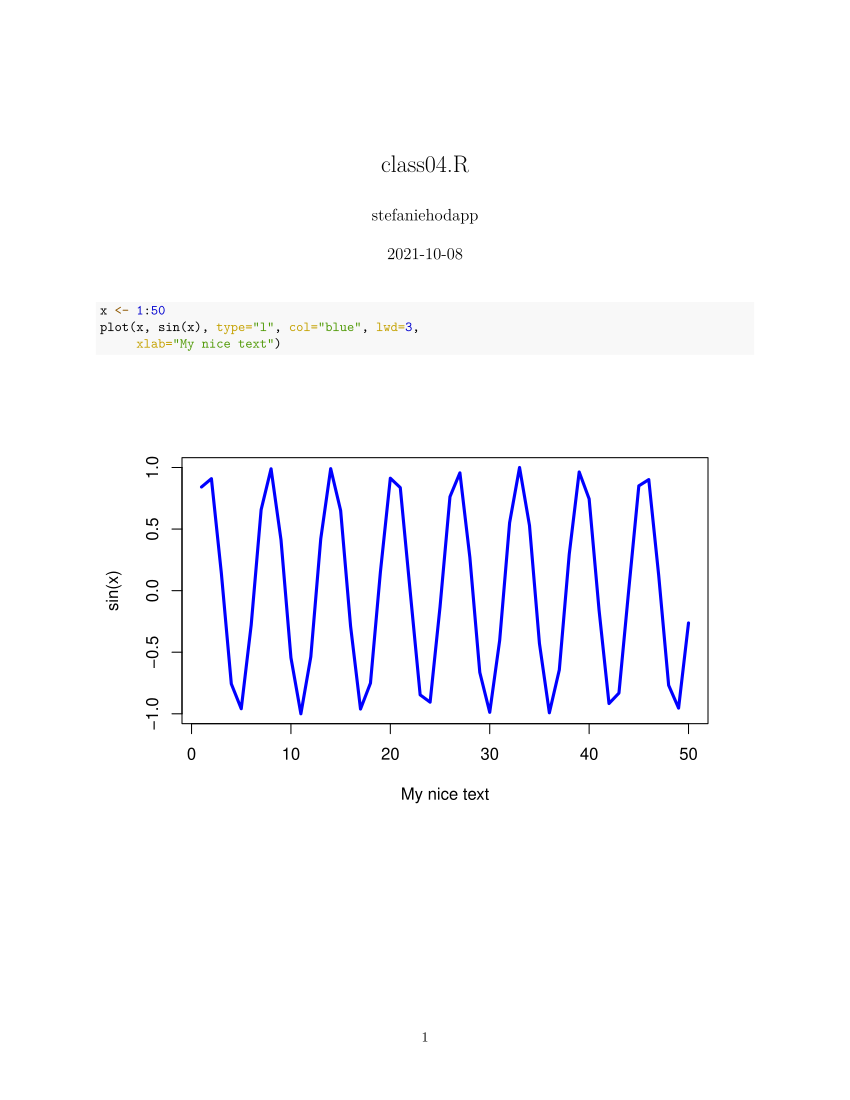

This figure's R source:
x <- 1:50
plot(x, sin(x), type="l", col="blue", lwd=3, 
     xlab="My nice text")
